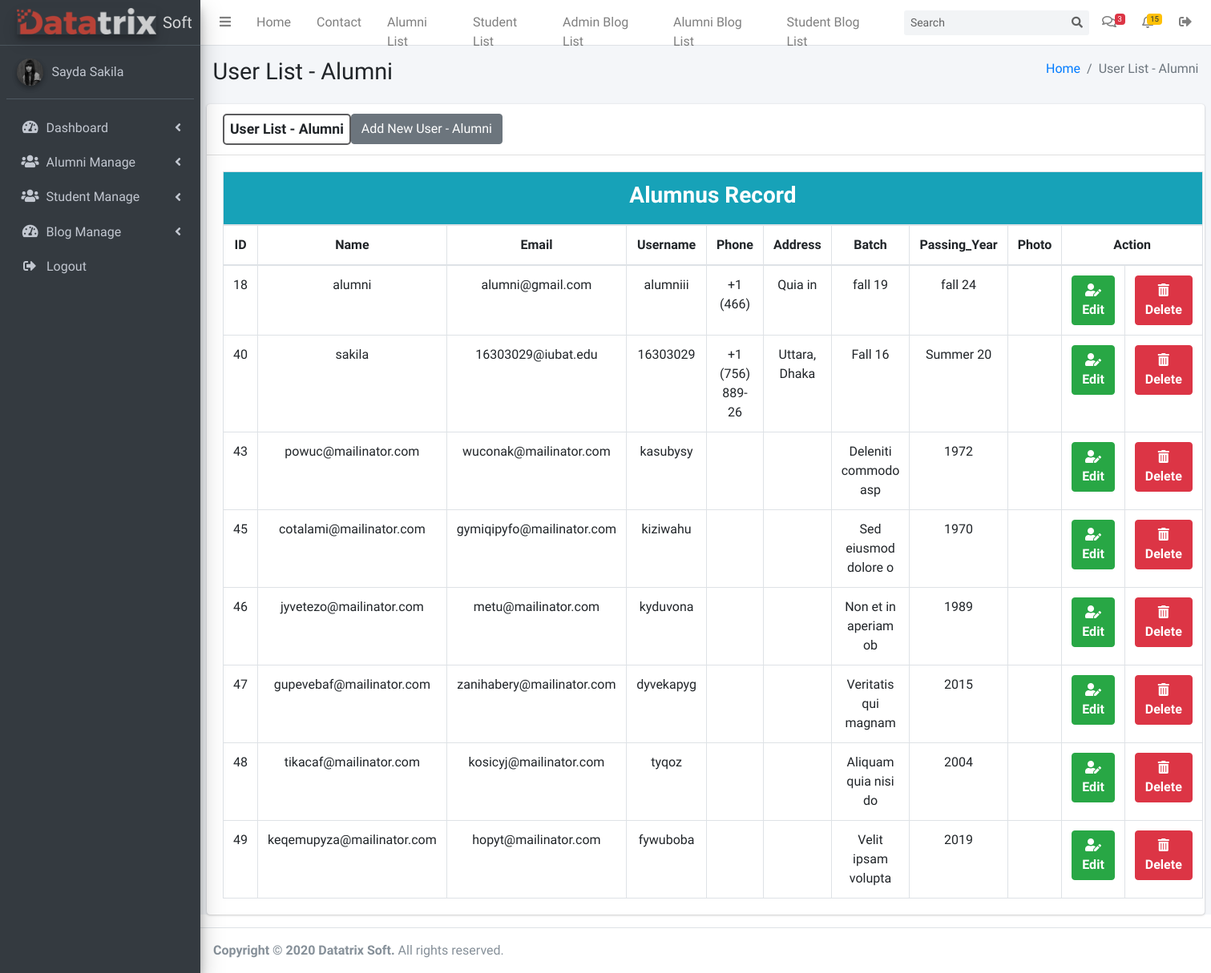
The app's page /admin/user-list.php (signed in), older data.
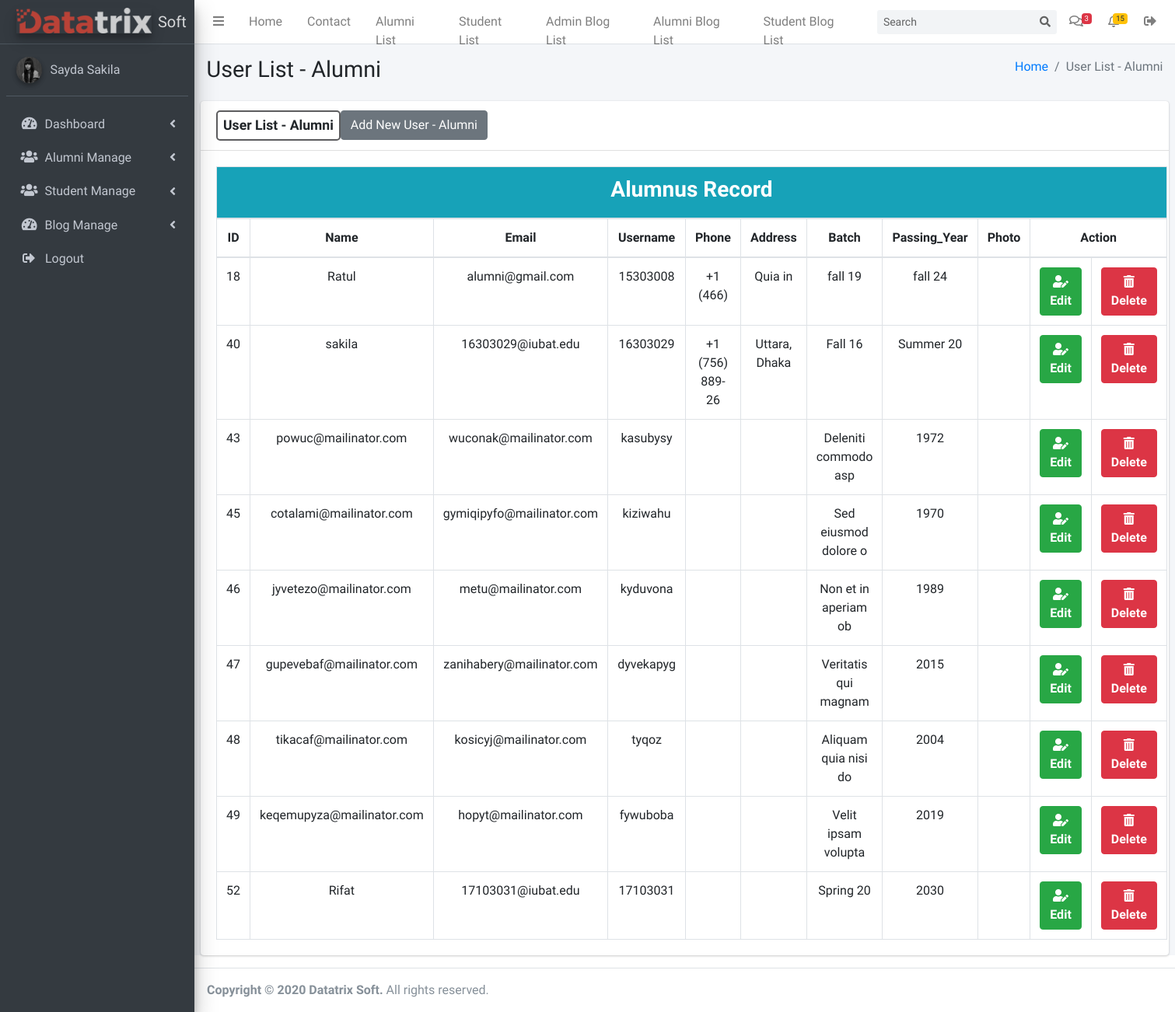
The same page, newer data.
### tables this page shows
CREATE TABLE `users` (
  `id` int(11) NOT NULL,
  `name` varchar(50) NOT NULL,
  `email` varchar(100) NOT NULL,
  `username` varchar(50) NOT NULL,
  `password` varchar(50) NOT NULL,
  `phone` varchar(15) DEFAULT NULL,
  `address` varchar(200) DEFAULT NULL,
  `batch` varchar(200) NOT NULL,
  `passingyear` varchar(200) NOT NULL,
  `photo` varchar(50) DEFAULT NULL,
  `created_at` datetime NOT NULL DEFAULT current_timestamp()
);

### database/database.php (called while the page is built, shortened)
<?php
class Database
{
    private $host = HOST;
    private $user = USER;
    private $pass = PASS;
    private $dbname = DBNAME;
    public $conn;
    function __construct()
    {
            $this->conn = new mysqli($this->host, $this->user, $this->pass, $this->dbname);
    }
    public function getData($queryy)
    {
        $result = $this->conn->query($queryy);
        if($result->num_rows > 0)
        {
            return $result;
        }
        return false;
    }
}
?>

### admin/user-list.php (the view, shortened to what this page needs)
<?php
    $page_title = 'User List - Alumni';
    include dirname(__FILE__). '/includes/header.php';
    $query = "SELECT * FROM users";
    $users = $db->getData($query);
?>
<div class="card">
    <div class="card-header">
        <h3  style="border:2px solid #5c5c5e; border-radius:5px; padding: 7px;" class="card-title" ><b>User List - Alumni </b> </h3>
        <a href="user-register.php" class="btn btn-secondary" > Add New User - Alumni</a>
    </div>
    <div class="card-body">
        <table class="table table-bordered" style="text-align:center;">
            <thead >
                <tr>
                    <th colspan="11" style="text-align:center; background: #17a2b8; color:white;"><h3><b>Alumnus Record</b></h3></th>
                </tr>
                <tr >
                    <th>ID</th>
                    <th>Name</th>
                    <th>Email</th>
                    <th>Username</th>
                    <th>Phone</th>
                    <th>Address</th>
                    <th>Batch</th>
                    <th>Passing_Year</th>
                    <th>Photo</th>
                    <th colspan="2">Action</th>
                </tr>
            </thead>
            <tbody>
                <?php
                    if ($users) {
                        while($user = $users->fetch_assoc()) {
                            ?>
                                <tr>
                                    <td><?php echo $user['id'] ?></td>
                                    <td><?php echo $user['name'] ?></td>
                                    <td><?php echo $user['email'] ?></td>
                                    <td><?php echo $user['username'] ?></td>
                                    <td><?php echo $user['phone'] ?></td>
                                    <td><?php echo $user['address'] ?></td>
                                    <td><?php echo $user['batch'] ?></td>
                                    <td><?php echo $user['passingyear'] ?></td>
                                    <td><?php  ?></td>
                                    <td>
                                        <a href="edit-userreg.php?edit=<?php echo $user['id']; ?>" class="btn btn-success"><i class="fas fa-user-edit"></i><b>Edit</b></a>
                                    </td>
                                    <td>
                                        <a href="delete-userreg.php?delete=<?php echo $user['id']; ?>" class="btn btn-danger"><i class="fas fa-trash-alt"></i><b>Delete</b></a>
                                    </td>
                                </tr>
                            <?php
                        }
                    } else {
                        ?>
                            <tr>
                                <td colspan="11">No User Found</td>
                            </tr>
                        <?php
                    }
                ?>
            </tbody>
        </table>
    </div>
</div>
<?php
    include dirname(__FILE__). '/includes/footer.php';
?>

### admin/includes/header.php (shortened to what this page needs)
<?php
  include dirname(__FILE__).'/../../database/database.php';
    $db = new Database();
?>
<!DOCTYPE html>
<html>
<head>
  <link rel="stylesheet" href="assets/plugins/fontawesome-free/css/all.min.css">
  <link rel="stylesheet" href="https://code.ionicframework.com/ionicons/2.0.1/css/ionicons.min.css">
  <link rel="stylesheet" href="assets/css/adminlte.min.css">
<link href="https://cdn.jsdelivr.net/npm/summernote@0.8.18/dist/summernote.min.css" rel="stylesheet">
</head>
<body class="hold-transition sidebar-mini">
<div class="wrapper">
  <nav class="main-header navbar navbar-expand navbar-white navbar-light">
    <ul class="navbar-nav">
      <li class="nav-item">
        <a class="nav-link" data-widget="pushmenu" href="#" role="button"><i class="fas fa-bars"></i></a>
      </li>
      <li class="nav-item d-none d-sm-inline-block">
        <a href="index.php" class="nav-link">Home</a>
      </li>
      <li class="nav-item d-none d-sm-inline-block">
        <a href="contact.php" class="nav-link">Contact</a>
      </li>
      <li class="nav-item d-none d-sm-inline-block">
        <a href="user-list.php" class="nav-link">Alumni List</a>
      </li>
      <li class="nav-item d-none d-sm-inline-block">
        <a href="student-list.php" class="nav-link">Student List</a>
      </li>
      <li class="nav-item d-none d-sm-inline-block">
        <a href="posts.php" class="nav-link">Admin Blog List</a>
      </li>
      <li class="nav-item d-none d-sm-inline-block">
        <a href="uposts.php" class="nav-link">Alumni Blog List</a>
      </li>
      <li class="nav-item d-none d-sm-inline-block">
        <a href="sposts.php" class="nav-link">Student Blog List</a>
      </li>
    </ul>
    <form class="form-inline ml-3">
      <div class="input-group input-group-sm">
        <input class="form-control form-control-navbar" type="search" placeholder="Search" aria-label="Search">
        <div class="input-group-append">
          <button class="btn btn-navbar" type="submit">
            <i class="fas fa-search"></i>
          </button>
        </div>
      </div>
    </form>
    <ul class="navbar-nav ml-auto">
      <li class="nav-item dropdown">
        <a class="nav-link" data-toggle="dropdown" href="#">
          <i class="far fa-comments"></i>
          <span class="badge badge-danger navbar-badge">3</span>
        </a>
      </li>
      <li class="nav-item dropdown">
        <a class="nav-link" data-toggle="dropdown" href="#">
          <span class="badge badge-warning navbar-badge">15</span>
        </a>
      </li>
       <li class="nav-item">
            <a href="logout.php" class="nav-link" title="Logout" >
                <i class="fas fa-sign-out-alt" ></i>
            </a>
        </li>
    </ul>
  </nav>
<?php
    include dirname(__FILE__). '/sidebar.php';
?>
<div class="content-wrapper">
    <section class="content-header">
      <div class="container-fluid">
        <div class="row mb-2">
          <div class="col-sm-6">
            <h1><?php echo $page_title; ?></h1>
          </div>
          <div class="col-sm-6">
            <ol class="breadcrumb float-sm-right">
              <li class="breadcrumb-item"><a href="index.php">Home</a></li>
              <li class="breadcrumb-item active"><?php echo $page_title; ?></li>
            </ol>
          </div>
        </div>
      </div>
    </section>
    <section class="content">

### admin/includes/sidebar.php (shortened to what this page needs)
<aside class="main-sidebar sidebar-dark-primary elevation-4">
    <a href="index.php" class="brand-link">
      <img src="assets/img/data.png"
           alt="Datatrix Logo"
           class="brand-image  elevation-3"
           style="opacity: .8">
      <span class="brand-text font-weight-dark">Soft</span>
    </a>
    <div class="sidebar">
      <div class="user-panel mt-3 pb-3 mb-3 d-flex">
        <div class="image">
          <img src="assets/img/user4-128x128.jpg" class="img-circle elevation-2" alt="User Image">
        </div>
        <div class="info">
          <a href="#" class="d-block">Sayda Sakila</a>
        </div>
      </div>
      <nav class="mt-2">
        <ul class="nav nav-pills nav-sidebar flex-column" data-widget="treeview" role="menu" data-accordion="false">
          <li class="nav-item has-treeview">
            <a href="#" class="nav-link">
              <i class="nav-icon fas fa-tachometer-alt"></i>
              <p>
                Dashboard
                <i class="right fas fa-angle-left"></i>
              </p>
            </a>
          </li>
          <li class="nav-item has-treeview">
            <a href="#" class="nav-link">
              <i class="nav-icon fas fa-users"></i>
              <p>
                Alumni Manage
                <i class="right fas fa-angle-left"></i>
              </p>
            </a>
          </li>
          <li class="nav-item has-treeview">
            <a href="#" class="nav-link">
              <i class="nav-icon fas fa-users"></i>
              <p>
                Student Manage
                <i class="right fas fa-angle-left"></i>
              </p>
            </a>
          </li>
          <li class="nav-item has-treeview">
          <a href="#" class="nav-link">
            <i class="nav-icon fas fa-tachometer-alt"></i>
            <p>
              Blog Manage
              <i class="right fas fa-angle-left"></i>
            </p>
          </a>
        </li>
              <li class="nav-item">
                <a href="logout.php" class="nav-link"  >
                  <i class="fas fa-sign-out-alt" style="margin-left:5px"></i>
                  <p style="margin-left:9px;">Logout</p>
                </a>
              </li>
        </ul>
      </nav>
    </div>
  </aside>

### admin/includes/footer.php (shortened to what this page needs)
    </section>
  </div>
<footer class="main-footer">
    <strong>Copyright &copy; 2020 <a >Datatrix Soft</a>.</strong> All rights
    reserved.
  </footer>
</div>
</body>
</html>

Row changes from the older to the newer data that the page shows:
changed users "alumni@gmail.com": name "alumni" → "Ratul"; username "alumniii" → "15303008"
added users: id "52", name "Rifat", email "17103031@iubat.edu", username "17103031", batch "Spring 20", passingyear "2030"
